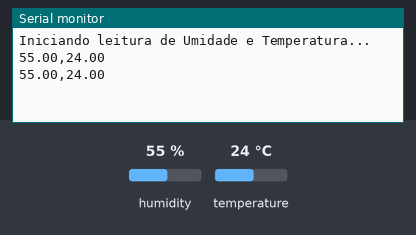
Bench run of a program on a simulated ESP32-S3. Shown: the last lines printed to the serial monitor. The test bench sets the inputs (shaded band); at power-on: humidity 55 %, temperature 24 °C.

Above: at 2.8 s.
2.9 s: humidity set to 22 %
At 4.9 s:
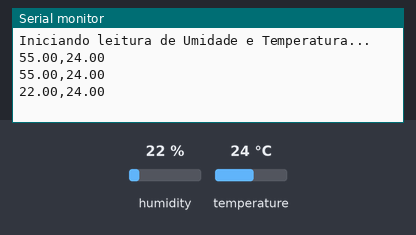
5.6 s: temperature set to 12 °C
At 7.3 s:
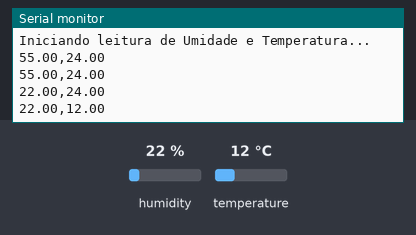
8.3 s: humidity set to 40 %
At 10.8 s:
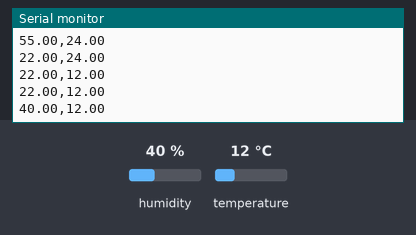
Timing chart, 0 to 12.3 s (numbered marks = the images above; inputs shaded):
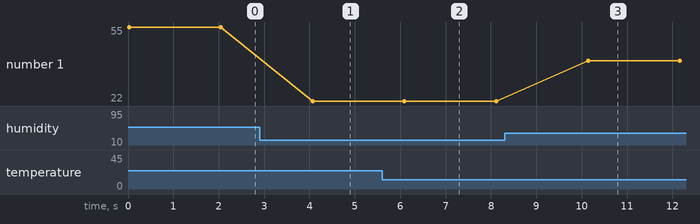

Measured:
- after the input at 2.9 s, the serial monitor: prints a new line after 1.2 s (image 1)
- after the input at 5.6 s, the serial monitor: prints a new line after 0.49 s (image 2)
- after the input at 8.3 s, the serial monitor: prints a new line after 1.8 s (image 3)
- plotted number 1: 55 → 22 after the input at 2.9 s, 22 → 40 after the input at 8.3 s

The program:

main.cpp
```cpp
#include <Arduino.h>
#include <DHT.h>

#define BAUDRATE 115200   //Taxa da comunicação Serial da ESP (bits por segundo)

#define DHTPIN 4          //Porta do sensor na ESP
#define DHTMODEL DHT11    //Tipo do DHT(pode ser DHT22)

DHT dht(DHTPIN, DHTMODEL);  //Definição do DHT

void setup()
{
  Serial.begin(BAUDRATE);
  Serial.println(F("Iniciando leitura de Umidade e Temperatura..."));
  dht.begin();
}

void loop()
{
  float humidity = dht.readHumidity();          //Leitura da umidade
  float temperature = dht.readTemperature();    //Leitura da temperatura

  if(isnan(humidity) || isnan(temperature))
  {
    Serial.println("ERRO na leitura");          //Tratamento de erro caso não retorne um número
  }

  else                                          //Print para Script python criar o CSV
  {
    Serial.print(humidity);
    Serial.print(",");
    Serial.println(temperature);
  }

  delay(2000);
}
```
